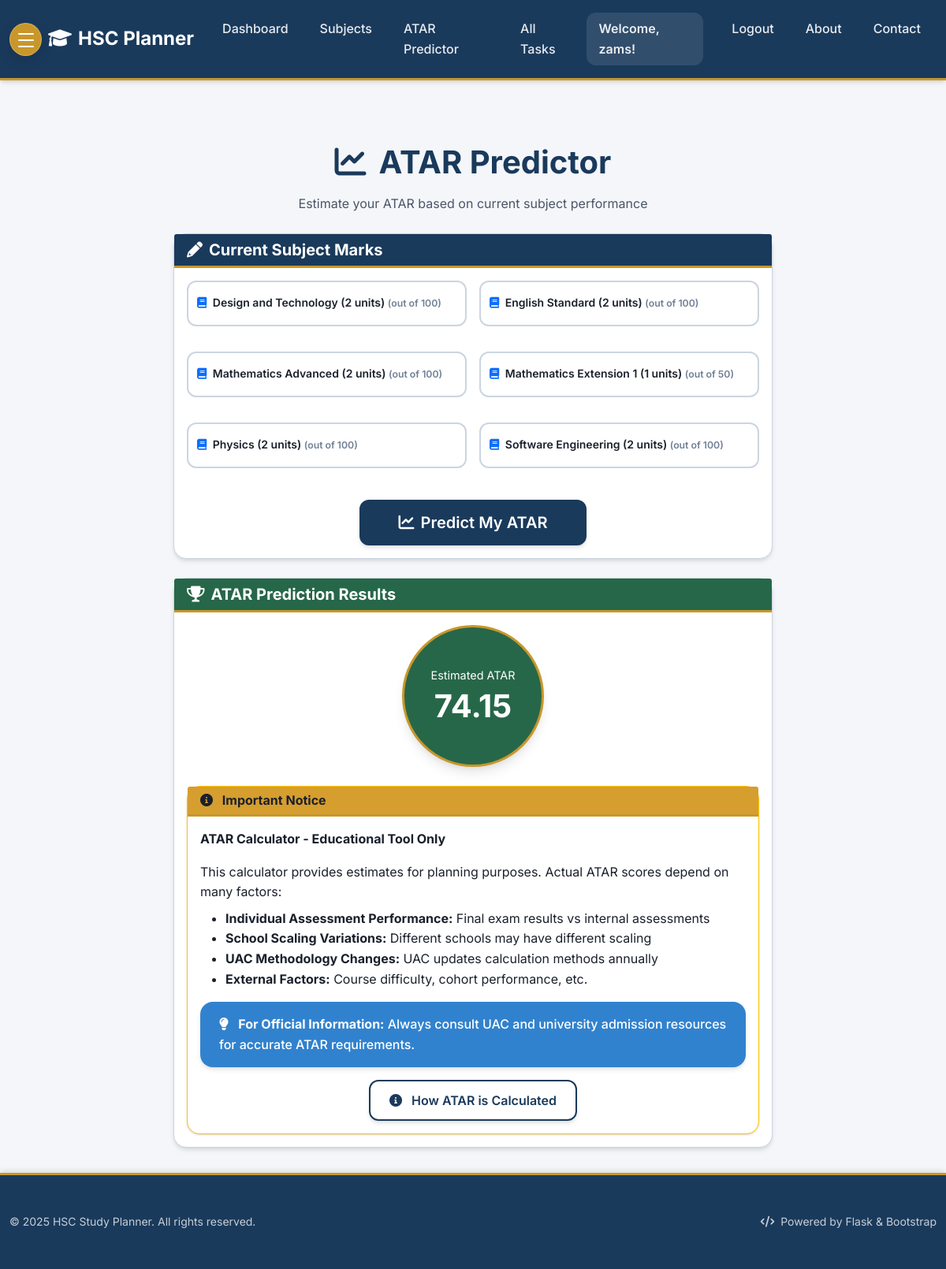
The app's page /atar (signed in), older data.
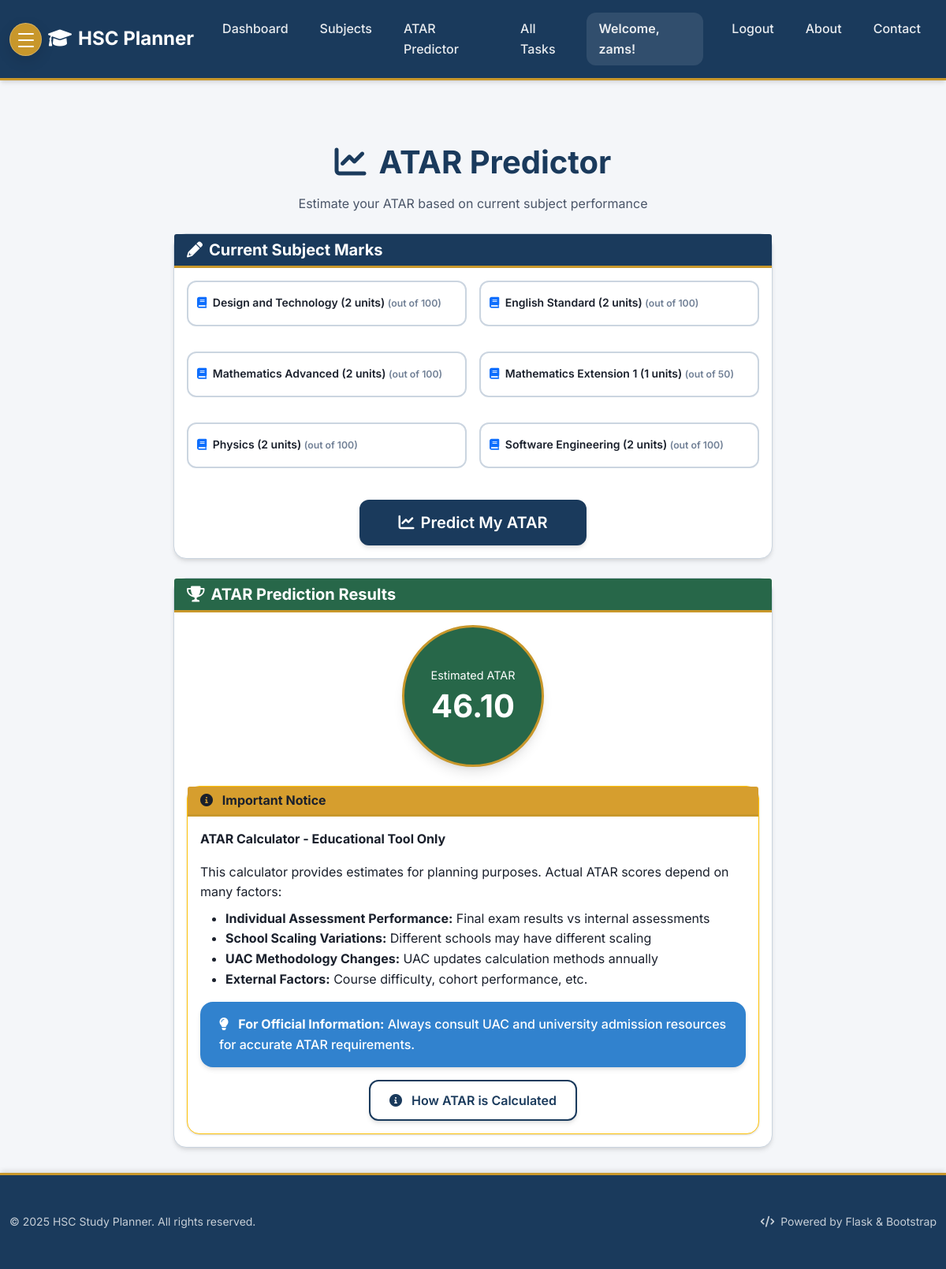
The same page, newer data.
### tables this page shows
CREATE TABLE users (
    id INTEGER PRIMARY KEY AUTOINCREMENT,
    username TEXT UNIQUE NOT NULL,
    password_hash TEXT NOT NULL,
    email TEXT UNIQUE NOT NULL
);

CREATE TABLE subjects (
                id INTEGER PRIMARY KEY AUTOINCREMENT,
                name TEXT NOT NULL,
                user_id INTEGER NOT NULL,
                units INTEGER NOT NULL DEFAULT 2,
                target_mark INTEGER,
                FOREIGN KEY (user_id) REFERENCES users (id),
                UNIQUE(user_id, name)
            );

CREATE TABLE atar_predictions (
                        id INTEGER PRIMARY KEY AUTOINCREMENT,
                        user_id INTEGER NOT NULL,
                        atar_score REAL NOT NULL,
                        aggregate_score REAL NOT NULL,
                        prediction_date TEXT NOT NULL,
                        notes TEXT, aggregate_std REAL, atar_low REAL, atar_high REAL, atar_std REAL,
                        FOREIGN KEY (user_id) REFERENCES users (id)
                    );

### Task_Organiser/app.py (the view, shortened to what this page needs)
    @app.route("/atar", methods=["GET", "POST"])
    @login_required
    def atar():
        db = get_db()
        user_subjects = db.execute(
            "SELECT * FROM subjects WHERE user_id = ? ORDER BY name", (g.user["id"],)
        ).fetchall()
        latest_prediction = db.execute(
            """SELECT * FROM atar_predictions WHERE user_id = ? ORDER BY prediction_date DESC LIMIT 1""",
            (g.user["id"],),
        ).fetchone()
        estimated_atar = (
            latest_prediction["atar_score"]
            if latest_prediction and latest_prediction["atar_score"]
            else 0
        )
        return render_template(
            "atar.html",
            estimated_atar=estimated_atar,
            user_subjects=user_subjects,
            available_subjects=list(SUBJECT_SCALING_POINTS.keys()),
            mark_values={},
        )

### Task_Organiser/app.py (called while the page is built)
def login_required(view):
    @wraps(view)
    def wrapped_view(**kwargs):
        if g.user is None:
            return redirect(url_for("login"))
        return view(**kwargs)
    return wrapped_view

### Task_Organiser/db.py (called while the page is built)
def get_db() -> sqlite3.Connection:
    if "db" not in g:
        database_path = current_app.config["DATABASE"]
        g.db = sqlite3.connect(database_path)
        g.db.row_factory = sqlite3.Row
    return g.db

### Task_Organiser/templates/atar.html (shortened to what this page needs)
{% extends 'base.html' %}
{% block content %}
<div class="container mt-4">
    <div class="row justify-content-center">
        <div class="col-lg-10 col-xl-8">
            <div class="text-center mb-4 fade-in-up">
                <h1 class="fw-bold mb-3" style="color: var(--primary);">
                    <i class="fas fa-chart-line me-3"></i>ATAR Predictor
                </h1>
                <p class="text-secondary">Estimate your ATAR based on current subject performance</p>
            </div>
            <div class="card mb-4 shadow fade-in-up">
                <div class="card-header" style="background: var(--primary); color: white !important; border-bottom: 3px solid var(--accent);">
                    <h5 class="mb-0 fw-bold" style="color: white !important;">
                        <i class="fas fa-pencil-alt me-2"></i>Current Subject Marks
                    </h5>
                </div>
                <div class="card-body">
                    <form method="post" action="{{ url_for('atar') }}">
                        <div class="row g-3">
                            {% for subject in user_subjects %}
                            <div class="col-md-6">
                                <div class="form-floating mb-3">
                                    <input type="number" class="form-control" id="mark_{{ subject.id }}"
                                           name="mark_{{ subject.id }}" value="{{ mark_values.get(subject.id, '') }}"
                                           min="0" max="{{ '50' if 'Extension' in subject.name and subject.name != 'Mathematics Extension 2' else '100' }}" step="0.1" placeholder="Enter mark">
                                    <label for="mark_{{ subject.id }}" class="form-label">
                                        {% if 'Extension' in subject.name and subject.name != 'Mathematics Extension 2' %}
                                        <small class="text-muted">(out of 50)</small>
                                        {% else %}
                                        <small class="text-muted">(out of 100)</small>
                                        {% endif %}
                                    </label>
                                </div>
                            </div>
                            {% endfor %}
                        </div>
                        <div class="text-center mt-4">
                            <button type="submit" class="btn btn-primary btn-lg px-5 shadow" style="background: var(--primary); border-color: var(--primary);">
                                <i class="fas fa-chart-line me-2"></i>Predict My ATAR
                            </button>
                        </div>
                    </form>
                </div>
            </div>
            <div class="card shadow fade-in-up">
                <div class="card-header" style="background: var(--success); color: white !important; border-bottom: 3px solid var(--accent);">
                    <h5 class="mb-0 fw-bold" style="color: white !important;">
                        <i class="fas fa-trophy me-2"></i>ATAR Prediction Results
                    </h5>
                </div>
                <div class="card-body">
                    <div class="text-center mb-4">
                        <div class="d-inline-block text-white rounded-circle p-4 shadow-lg" style="background: var(--success); width: 180px; height: 180px; border: 3px solid var(--accent);">
                            <div class="d-flex flex-column h-100 justify-content-center align-items-center">
                                <small class="mb-1" style="font-size: 0.9rem;">Estimated ATAR</small>
                                <h1 class="mb-0 fw-bold text-white" style="font-size: 2.5rem;">{{ "%.2f"|format(estimated_atar) }}</h1>
                            </div>
                        </div>
                    </div>
                    <div class="card border-warning shadow-sm">
                        <div class="card-header" style="background: var(--warning); color: white; border-bottom: 3px solid var(--accent);">
                            <h6 class="mb-0"><i class="fas fa-info-circle me-2"></i> Important Notice</h6>
                        </div>
                        <div class="card-body">
                            <p><strong>ATAR Calculator - Educational Tool Only</strong></p>
                            <p class="mb-2">This calculator provides estimates for planning purposes. Actual ATAR scores depend on many factors:</p>
                            <ul>
                                <li><strong>Individual Assessment Performance:</strong> Final exam results vs internal assessments</li>
                                <li><strong>School Scaling Variations:</strong> Different schools may have different scaling</li>
                                <li><strong>UAC Methodology Changes:</strong> UAC updates calculation methods annually</li>
                                <li><strong>External Factors:</strong> Course difficulty, cohort performance, etc.</li>
                            </ul>
                            <div class="alert mt-3" style="background: var(--info); color: white; border: none; border-radius: var(--border-radius-lg);">
                                <i class="fas fa-lightbulb me-2"></i>
                                <strong>For Official Information:</strong> Always consult UAC and university admission resources for accurate ATAR requirements.
                            </div>
                            <div class="text-center mt-3">
                                <a href="{{ url_for('atar_calculation') }}" class="btn btn-outline-primary shadow" style="border-color: var(--primary); color: var(--primary);">
                                    <i class="fas fa-info-circle me-2"></i>
                                    How ATAR is Calculated
                                </a>
                            </div>
                        </div>
                    </div>
                </div>
            </div>
        </div>
    </div>
</div>
{% endblock %}

### Task_Organiser/templates/base.html (shortened to what this page needs)
<!DOCTYPE html>
<html lang="en">
<head>
    <link href="https://cdn.jsdelivr.net/npm/bootstrap@5.1.3/dist/css/bootstrap.min.css" rel="stylesheet">
    <link href="https://cdnjs.cloudflare.com/ajax/libs/font-awesome/6.0.0/css/all.min.css" rel="stylesheet">
</head>
<body>
    <nav class="navbar navbar-expand-lg navbar-dark">
        <div class="container">
            <button class="burger-menu-btn me-2" type="button" data-bs-toggle="offcanvas" data-bs-target="#appMenu" aria-controls="appMenu" aria-label="Open menu">
                <span></span>
                <span></span>
                <span></span>
            </button>
            <a class="navbar-brand" href="{{ url_for('index') }}">
                <i class="fas fa-graduation-cap me-2"></i>HSC Planner
            </a>
            <div class="navbar-collapse">
                <ul class="navbar-nav me-auto">
                    <li class="nav-item">
                        <a class="nav-link" href="{{ url_for('index') }}">Dashboard</a>
                    </li>
                    <li class="nav-item">
                        <a class="nav-link" href="{{ url_for('subjects') }}">Subjects</a>
                    </li>
                    <li class="nav-item">
                        <a class="nav-link" href="{{ url_for('atar') }}">ATAR Predictor</a>
                    </li>
                    <li class="nav-item">
                        <a class="nav-link" href="{{ url_for('index') }}?view=all">All Tasks</a>
                    </li>
                </ul>
                <div class="navbar-nav ms-auto">
                    {% if g.user %}
                        <span class="navbar-text me-3">Welcome, {{ g.user.username }}!</span>
                        <a class="nav-link" href="{{ url_for('logout') }}" onclick="return confirm('Are you sure you want to logout?')">Logout</a>
                    {% else %}
                        <a class="nav-link" href="{{ url_for('login') }}">Login</a>
                        <a class="nav-link" href="{{ url_for('register') }}">Register</a>
                    {% endif %}
                    <a class="nav-link" href="{{ url_for('about') }}">About</a>
                    <a class="nav-link" href="{{ url_for('contact') }}">Contact</a>
                </div>
            </div>
        </div>
    </nav>
    <main class="container mt-4">
            {% block content %}{% endblock %}
        </main>
    <footer class="footer mt-auto">
        <div class="container py-2 py-md-3">
            <div class="row align-items-center">
                <div class="col-12 col-md-6">
                    <p class="mb-0 opacity-75 small">&copy; 2025 HSC Study Planner. All rights reserved.</p>
                </div>
                <div class="col-12 col-md-6 text-md-end">
                    <p class="mb-0 opacity-75 small">
                        <i class="fas fa-code me-1"></i>
                        Powered by Flask & Bootstrap
                    </p>
                </div>
            </div>
        </div>
    </footer>
</body>
</html>

### Task_Organiser/templates/base.html (style rules this page uses)
:root { --primary: #1a3a5c; --primary-light: #2c5282; --accent: #c8972b; --success: #276749; --danger: #9b2335; --warning: #d69e2e; --info: #3182ce; --bg: #f4f6f9; --card-bg: #ffffff; --text-primary: #1a202c; --text-secondary: #4a5568; --border: #cbd5e0; --text-muted: #718096; --shadow-sm: 0 1px 3px 0 rgba(0, 0, 0, 0.1), 0 1px 2px 0 rgba(0, 0, 0, 0.06); --shadow-md: 0 4px 6px -1px rgba(0, 0, 0, 0.1), 0 2px 4px -1px rgba(0, 0, 0, 0.06); --shadow-lg: 0 10px 15px -3px rgba(0, 0, 0, 0.1), 0 4px 6px -2px rgba(0, 0, 0, 0.05); --shadow-xl: 0 20px 25px -5px rgba(0, 0, 0, 0.1), 0 10px 10px -5px rgba(0, 0, 0, 0.04); --border-radius-sm: 0.5rem; --border-radius-md: 0.75rem; --border-radius-lg: 1rem; --border-radius-xl: 1.5rem; }
* { margin: 0; padding: 0; box-sizing: border-box; }
body { font-family: 'Inter', -apple-system, BlinkMacSystemFont, sans-serif; background: var(--bg); color: var(--text-primary); line-height: 1.6; min-height: 100vh; display: flex; flex-direction: column; }
.navbar { background: var(--primary); box-shadow: var(--shadow-md); border-bottom: 3px solid var(--accent); padding: 1rem 0; }
.navbar-brand { font-family: 'Inter', sans-serif; font-weight: 700; font-size: 1.5rem; color: white !important; }
.nav-link { font-weight: 500; color: rgba(255,255,255,0.9) !important; transition: all 0.3s ease; border-radius: var(--border-radius-md); margin: 0 0.25rem; padding: 0.5rem 1rem !important; }
.navbar-text { color: rgba(255,255,255,0.9) !important; font-weight: 600; background: rgba(255,255,255,0.1); padding: 0.5rem 1rem; border-radius: var(--border-radius-md); }
.card { border: 1px solid var(--border); border-radius: var(--border-radius-lg); box-shadow: var(--shadow-sm); transition: all 0.3s ease; background: var(--card-bg); }
.btn { font-weight: 600; border-radius: var(--border-radius-md); transition: all 0.3s ease; padding: 0.75rem 1.5rem; text-transform: none; letter-spacing: 0; }
.btn-primary { background: var(--primary); color: white; border: 2px solid var(--primary); }
.btn-outline-primary { background: transparent; color: var(--primary); border: 2px solid var(--primary); }
.form-control, .form-select { border: 2px solid var(--border); border-radius: var(--border-radius-md); padding: 0.875rem 1.25rem; font-weight: 500; transition: all 0.3s ease; background: white; }
.form-label { font-weight: 600; color: var(--text-primary); margin-bottom: 0.75rem; text-transform: none; letter-spacing: 0; font-size: 0.875rem; }
.alert { border: none; border-radius: var(--border-radius-lg); font-weight: 500; padding: 1rem 1.5rem; box-shadow: var(--shadow-md); }
h1, h2, h3, h4, h5, h6 { font-weight: 700; color: var(--text-primary); margin-bottom: 1rem; }
h1 { font-size: 2.5rem; }
h5 { font-size: 1.25rem; }
h6 { font-size: 1rem; }
.text-muted { color: var(--text-muted) !important; }
.text-secondary { color: var(--text-secondary) !important; }
footer { background: var(--primary); color: white; border-top: 3px solid var(--accent); padding: 2rem 0; margin-top: auto; box-shadow: 0 -4px 6px -1px rgba(0, 0, 0, 0.1); }
main.container { padding-top: 2rem; padding-bottom: 2rem; flex: 1; }
.shadow-sm { box-shadow: var(--shadow-sm) !important; }
.shadow { box-shadow: var(--shadow-md) !important; }
.shadow-lg { box-shadow: var(--shadow-lg) !important; }
.fade-in-up { animation: fadeInUp 0.6s ease-out; }
@media (max-width: 1200px) { .container { max-width: 100%; } }
.burger-menu-btn { width: 42px; height: 42px; border-radius: 50%; display: inline-flex; align-items: center; justify-content: center; padding: 0; position: relative; background: var(--accent); border: 1px solid rgba(255,255,255,0.25); box-shadow: 0 6px 18px rgba(0, 0, 0, 0.12); }
.burger-menu-btn span { display: block; width: 20px; height: 2px; border-radius: 2px; background: #fff; position: absolute; left: 50%; transform: translateX(-50%); transition: transform 0.2s ease, opacity 0.2s ease; }
.burger-menu-btn span:nth-child(1) { top: 12px; }
.burger-menu-btn span:nth-child(2) { top: 20px; }
.burger-menu-btn span:nth-child(3) { top: 28px; }

Row changes from the older to the newer data that the page shows:
no longer on this page (row unchanged): atar_predictions: atar_score "74.15"
added atar_predictions: atar_score "46.10"
